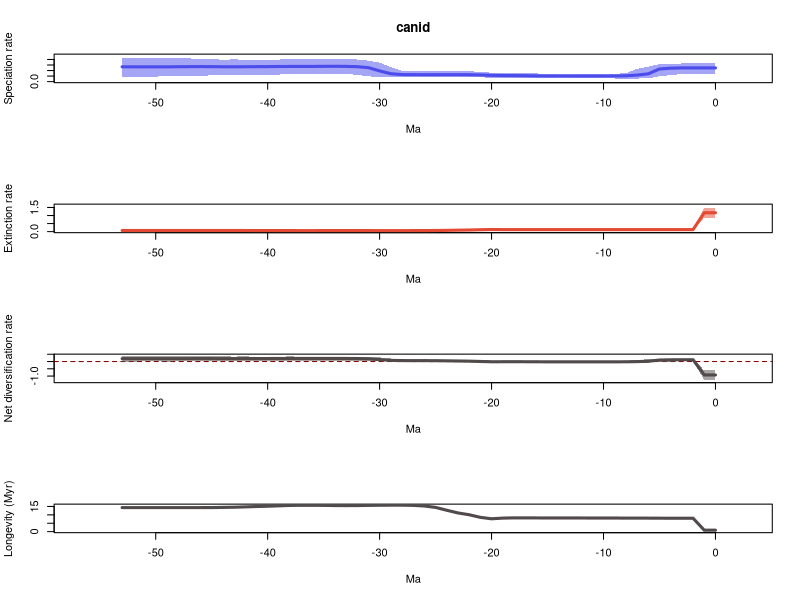

Write the R code that produced this figure.
# 1 files combined:
# 	/home/eeb177-student/Desktop/eeb-177/lab-work/exercise-9/longer-pyrate-run/pyrate_mcmc_logs/canid_occ_1_marginal_rates.log

# 95% HPDs calculated using code from Biopy (https://www.cs.auckland.ac.nz/~yhel002/biopy/)

pdf(file='/home/eeb177-student/Desktop/eeb-177/lab-work/exercise-9/longer-pyrate-run/pyrate_mcmc_logs/canid_occ_1_marginal_rates_RTT.pdf',width=0.6*9, height=16.8)
par(mfrow=c(4,1))
library(scales)
L_hpd_m95=c(0.137882237727, 0.137882237727,0.137863836818,0.137863836818,0.117967330457,0.0964657868964,0.0611056765278,0.055192854199,0.0497768902655,0.0564285481769,0.0584170648192,0.0585074661856,0.0585074661856,0.0586291561988,0.0586291561988,0.0585074661856,0.0630988502209,0.0667944547258,0.0668050410243,0.0691910650762,0.0687541446443,0.0785710197593,0.0823872035591,0.0865711297357,0.0865711297357,0.087035267483,0.087035267483,0.0855773001777,0.0835662703116,0.080819884408,0.085888403568,0.0948344870132,0.122041416199,0.137679925333,0.137863836818,0.137679925333,0.130183893405,0.132253010082,0.132825902961,0.128275537807,0.12255932496,0.122041416199,0.120108320346,0.12255932496,0.114072894695,0.114249054672,0.104102900928,0.106283517029,0.100859451694,0.0983932607998,0.0909018458285,0.0909018458285,0.0909018458285,0.0909018458285)
L_hpd_M95=c(0.327056989023, 0.327056989023,0.327056989023,0.327550534085,0.322354289171,0.315866863687,0.270189510738,0.230868320694,0.152712515457,0.141316934459,0.141316934459,0.14124527887,0.14124527887,0.141316934459,0.141316934459,0.14124527887,0.147704206575,0.149947312131,0.150867411439,0.154081800544,0.160418881211,0.179059692975,0.185585667705,0.19015309903,0.190038384807,0.19015309903,0.19015309903,0.19015309903,0.193455599976,0.262641885667,0.344262369751,0.378074936991,0.3995470402,0.411396261808,0.408866774037,0.408866774037,0.401174087878,0.403077755897,0.401174087878,0.398983105241,0.392756795982,0.393255210305,0.395328459629,0.401174087878,0.395328459629,0.406343920868,0.412213335451,0.417993735083,0.417993735083,0.433652513614,0.429634650839,0.431553365327,0.433652513614,0.433652513614)
M_hpd_m95=c(0.874277706262, 0.874277706262,0.0977230927107,0.0977230927107,0.0981326509035,0.0981326509035,0.0957961492193,0.0957961492193,0.094902554381,0.094902554381,0.094902554381,0.0948881688937,0.0948881688937,0.094902554381,0.094902554381,0.0948881688937,0.0942673456314,0.0948881688937,0.0943948601249,0.0902720580844,0.0777425236779,0.0528577139852,0.0466025480447,0.0429139446578,0.0404071489558,0.0337045849369,0.0282224823176,0.0330625799887,0.0323765939424,0.0323765939424,0.0337045849369,0.0329672225375,0.0348935207872,0.0344968241681,0.0329672225375,0.0309109197583,0.0318145322373,0.0315319085444,0.0309109197583,0.0278034329324,0.0242740252971,0.0269726343266,0.0221545427374,0.0242740252971,0.0208085797539,0.0163198274407,0.0221545427374,0.0221545427374,0.0221545427374,0.0221545427374,0.0221545427374,0.0221545427374,0.0221545427374,0.0221545427374)
M_hpd_M95=c(1.49293811589, 1.49293811589,0.1556416926,0.1556416926,0.154606021816,0.154356084057,0.151464497806,0.151464497806,0.151464497806,0.149502129822,0.149224904548,0.149299241028,0.149299241028,0.149224904548,0.149224904548,0.149502129822,0.149618946146,0.151250744641,0.151515796817,0.151515796817,0.166933759636,0.151464497806,0.141034275566,0.138024866921,0.134278268298,0.120534253372,0.104769447624,0.0985531728074,0.0948003194043,0.0933143551608,0.0943522450476,0.0945545024731,0.0981192400915,0.0982132097684,0.0985531728074,0.0985531728074,0.100596916926,0.100398395533,0.101469975007,0.101469975007,0.103440565157,0.111271396107,0.113971270805,0.12199839602,0.12199839602,0.125784185506,0.133011560138,0.133011560138,0.133011560138,0.133011560138,0.133011560138,0.133011560138,0.133011560138,0.133011560138)
R_hpd_m95=c(-1.25555536434, -1.25555536434,0.0106485150966,0.00981573584689,-0.00701738027747,-0.0317641591482,-0.0717269938126,-0.0759495340557,-0.0838856346587,-0.0761003502034,-0.0743492355802,-0.0721033218695,-0.0721033218695,-0.0719954401828,-0.0724891800452,-0.0709646231002,-0.0719954401828,-0.0648980418184,-0.0575133306501,-0.065007411978,-0.0758997422384,-0.0543698281249,-0.040371289378,-0.039027321564,-0.031836090634,-0.0146383828099,0.00458147465375,0.005992573596,0.005992573596,0.00361970853987,0.00818918471018,0.036799523289,0.0485644504676,0.0610261638138,0.0643285668078,0.0623799356961,0.0643285668078,0.0643285668078,0.0647235871899,0.0579687383714,0.0557861882006,0.0455036584805,0.0485000998853,0.0378877123519,0.0335786195687,0.0292659207455,0.0130179148684,0.00904811235001,0.00489449040406,-0.0026824539307,0.00489449040406,0.00489449040406,-0.000871744782139,-0.000871744782139)
R_hpd_M95=c(-0.608883134699, -0.608883134699,0.203820799726,0.203820799726,0.201034949151,0.198574287593,0.15064182837,0.116197648308,0.0425823211979,0.0220938705848,0.0220938705848,0.0245851553766,0.0240116116729,0.023793413293,0.0240116116729,0.0266631844207,0.026695217462,0.0351675091276,0.0433745088364,0.0431468238242,0.0691864912937,0.0772724952866,0.102276572979,0.113141227973,0.120435125309,0.133762703752,0.139497050134,0.134643582289,0.138589343112,0.209447189178,0.284202738306,0.331828910211,0.337696711615,0.343709333147,0.343709333147,0.343709333147,0.343709333147,0.343709333147,0.344524390741,0.343709333147,0.341421353745,0.336513370139,0.349276014511,0.343318348227,0.348401176704,0.367746663624,0.367746663624,0.367746663624,0.367746663624,0.381687018171,0.394157644734,0.395408890623,0.395680985782,0.395680985782)
L_mean=c(0.247506320927, 0.247506320927,0.247511712582,0.247351406716,0.242230872781,0.22789508604,0.140678314713,0.117684535776,0.105655624797,0.101605930447,0.101316399558,0.101241961047,0.101272905848,0.101311415465,0.101439771779,0.101809072942,0.103659930871,0.107221462697,0.1088599747,0.109800040476,0.113361010214,0.120626972019,0.124226387247,0.125506645761,0.125457976342,0.125390164788,0.125301516721,0.125598226076,0.126914879625,0.142128818814,0.192993770802,0.251655176955,0.269422001188,0.274761825735,0.276344417875,0.275650637465,0.274418658618,0.274098417572,0.273566762021,0.272865113649,0.270631745245,0.269842139387,0.26851898221,0.267701491792,0.267708530552,0.270388622548,0.271174168234,0.269977795827,0.268702725209,0.26661042528,0.266445847378,0.266574577381,0.267346310277,0.267405852)
M_mean=c(1.17248575807, 1.17248575807,0.124985928651,0.124986562094,0.1250092379,0.124804940095,0.124253120182,0.123748302791,0.124115718932,0.123260029896,0.123255802453,0.123161166345,0.123009244289,0.122869860429,0.12283321925,0.122634360431,0.122410859959,0.12219896857,0.12191083139,0.124016336384,0.130565532606,0.117398255894,0.0993469548298,0.0897072070581,0.0784563142762,0.0692090379007,0.0654225714275,0.0638298273793,0.0633759723091,0.0634216353106,0.063543315533,0.0638724953313,0.0642924433238,0.064441647872,0.0643149735959,0.0638299512771,0.0636508236993,0.0636173575333,0.0639870610556,0.0649949775117,0.0659427954311,0.0667745134599,0.0677477272197,0.0686609972741,0.0691806362377,0.0696657402984,0.0697559285726,0.0697559285726,0.0697559285726,0.0697559285726,0.0697559285726,0.0697559285726,0.0697559285726,0.0697559285726)
R_mean=c(-0.924979437141, -0.924979437141,0.12252578393,0.122364844622,0.117221634881,0.103090145945,0.0164251945315,-0.00606376701469,-0.0184600941351,-0.0216540994483,-0.0219394028949,-0.0219192052986,-0.0217363384416,-0.021558444964,-0.0213934474709,-0.0208252874891,-0.0187509290873,-0.0149775058733,-0.0130508566903,-0.014216295908,-0.0172045223919,0.00322871612449,0.0248794324167,0.0357994387029,0.0470016620657,0.0561811268876,0.0598789452939,0.0617683986964,0.0635389073156,0.078707183503,0.129450455269,0.187782681624,0.205129557864,0.210320177863,0.212029444279,0.211820686187,0.210767834919,0.210481060039,0.209579700965,0.207870136137,0.204688949814,0.203067625927,0.200771254991,0.199040494518,0.198527894314,0.200722882249,0.201418239662,0.200221867254,0.198946796636,0.196854496708,0.196689918805,0.196818648808,0.197590381704,0.197649923427)
trans=0.5
age=(0:(54-1))* -1
plot(age,age,type = 'n', ylim = c(0, 0.477017764975), xlim = c(-56.7,2.7), ylab = 'Speciation rate', xlab = 'Ma',main='canid' )
polygon(c(age, rev(age)), c(L_hpd_M95, rev(L_hpd_m95)), col = alpha("#4c4cec",trans), border = NA)
lines(rev(age), rev(L_mean), col = "#4c4cec", lwd=3)
plot(age,age,type = 'n', ylim = c(0, 1.64223192748), xlim = c(-56.7,2.7), ylab = 'Extinction rate', xlab = 'Ma' )
polygon(c(age, rev(age)), c(M_hpd_M95, rev(M_hpd_m95)), col = alpha("#e34a33",trans), border = NA)
lines(rev(age), rev(M_mean), col = "#e34a33", lwd=3)
plot(age,age,type = 'n', ylim = c(-1.38111090077, 0.43524908436), xlim = c(-56.7,2.7), ylab = 'Net diversification rate', xlab = 'Ma' )
abline(h=0,lty=2,col="darkred")
polygon(c(age, rev(age)), c(R_hpd_M95, rev(R_hpd_m95)), col = alpha("#504A4B",trans), border = NA)
lines(rev(age), rev(R_mean), col = "#504A4B", lwd=3)
plot(age,age,type = 'n', ylim = c(0, max(1/M_mean)), xlim = c(-56.7,2.7), ylab = 'Longevity (Myr)', xlab = 'Ma' )
lines(rev(age), rev(1/M_mean), col = "#504A4B", lwd=3)
n <- dev.off()